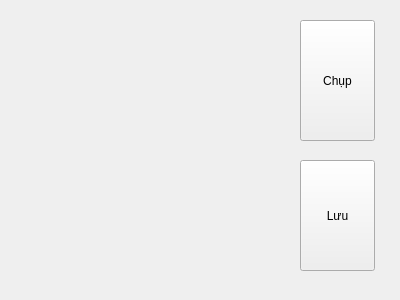
<?xml version="1.0" encoding="UTF-8"?>
<ui version="4.0">
 <class>Form</class>
 <widget class="QWidget" name="Form">
  <property name="geometry">
   <rect>
    <x>0</x>
    <y>0</y>
    <width>400</width>
    <height>300</height>
   </rect>
  </property>
  <property name="windowTitle">
   <string>Form</string>
  </property>
  <widget class="QPushButton" name="pic_Button">
   <property name="geometry">
    <rect>
     <x>300</x>
     <y>20</y>
     <width>75</width>
     <height>121</height>
    </rect>
   </property>
   <property name="text">
    <string>Chụp</string>
   </property>
  </widget>
  <widget class="QPushButton" name="save_Button">
   <property name="geometry">
    <rect>
     <x>300</x>
     <y>160</y>
     <width>75</width>
     <height>111</height>
    </rect>
   </property>
   <property name="text">
    <string>Lưu</string>
   </property>
  </widget>
  <widget class="QLabel" name="label">
   <property name="geometry">
    <rect>
     <x>10</x>
     <y>20</y>
     <width>281</width>
     <height>241</height>
    </rect>
   </property>
   <property name="text">
    <string/>
   </property>
  </widget>
 </widget>
 <resources/>
 <connections/>
</ui>
